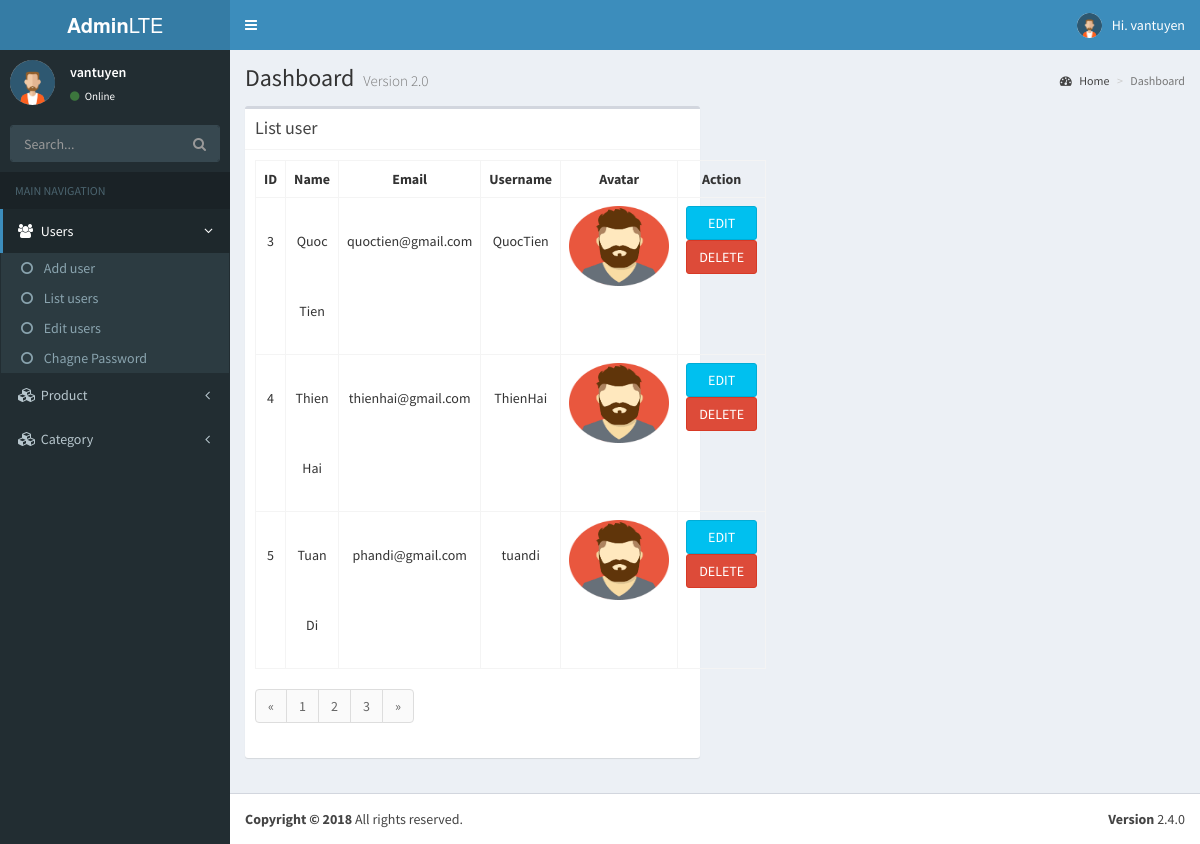
Page /admin.php?action=list_user&page=1 (signed in) on the committed database.
### tables this page shows
CREATE TABLE `user` (
  `id` int(11) NOT NULL,
  `name` varchar(255) NOT NULL,
  `email` varchar(255) NOT NULL,
  `username` varchar(255) NOT NULL,
  `password` varchar(255) DEFAULT NULL,
  `role` varchar(255) NOT NULL,
  `birthday` date NOT NULL,
  `avatar` varchar(255) NOT NULL,
  `created` datetime NOT NULL,
  `updated` datetime NOT NULL
);

### config/config.php (called while the page is built, shortened)
<?php
  class DatabaseConnect {
  		private $server = 'localhost';
		private $username = 'root';
		private $password = '';
		private $database = 'admin';
		protected function connect() {
			$connect = mysqli_connect($this->server, $this->username, $this->password, $this->database);
			mysqli_set_charset($connect,"utf8");
			return $connect;
		}
	}
?>

### model/backend_model.php (called while the page is built, shortened)
<?php
	include 'config/config.php';
	class UserModel extends DatabaseConnect
	{
		function getAllUser(){
			$sql = "SELECT * FROM user";
			return mysqli_query($this->connect(), $sql);
		}
		function pagination($page){
			$index = ($page - 1) * 3;
			$sql = "SELECT * FROM user LIMIT ". $index . ',' . 3;
			return mysqli_query($this->connect(), $sql);
		}
	}
?>

### view/backend/list_user.php (the view, shortened to what this page needs)
<div class="row">
        <div class="col-md-6">
          <div class="box">
            <div class="box-header with-border">
              <h3 class="box-title">List user</h3>
            </div>
            <div class="box-body">
              <table class="table table-bordered">
                <tr>
                  <th style="width: 10px">ID</th>
                  <th style="text-align: center">Name</th>
                  <th style="text-align: center">Email</th>
                  <th style="text-align: center">Username</th>
                  <th style="text-align: center;">Avatar</th>
                  <th style="width: 40px; text-align: center">Action</th>
                </tr>
                <?php
                    if($get_user){
                      while($row = $get_user -> fetch_assoc()){
                        $id = $row['id'];
                  ?>
                    <tr>
                      <td style="text-align: center; line-height: 70px"><?php echo $row['id'] ?></td>
                      <td style="text-align: center; line-height: 70px"><?php echo $row['name'] ?></td>
                      <td style="text-align: center; line-height: 70px"><?php echo $row['email'] ?></td>
                      <td style="text-align: center; line-height: 70px"><?php echo $row['username'] ?></td>
                      <td style="text-align: center;"><img src="uploads/user/<?php echo $row['avatar']?>" width = "100px" height = "80px" alt="" /></td>
                      <th style="width: 40px;text-align: center; line-height: 70px">
                        <a href="admin.php?action=edit_user&id=<?php echo $id;?>">
                          <button type="button" class="btn btn-block btn-info">EDIT</button>
                        </a>
                        <a onclick="return confirm('Are you want to delete?')" href="admin.php?action=list_user&id=<?php echo $id;?>">
                          <button type="button" class="btn btn-block btn-danger">DELETE</button>
                        </a>
                      </th>
                    </tr>
                  <?php
                      }
                    }
                  ?>
              </table>
              <nav aria-label="Page navigation example">
                <ul class="pagination">
                  <li class="page-item">
                      <a class="page-link" href="admin.php?action=list_user&page=<?php echo ($page - 1)?>" aria-label="Previous">
                      <span aria-hidden="true">&laquo;</span>
                      </a>
                  </li>
                  <?php
                    $count = mysqli_num_rows($get_all_user);
                    $page = ceil($count/3);
                    for($i = 1; $i <= $page; $i++){
                       echo '<li class="page-item"><a class="page-link" href="admin.php?action=list_user&page='.$i.'">'.$i.'</a>';
                    }
                  ?>
                  <li class="page-item">
                    <a class="page-link" href="#" aria-label="Next">
                      <span aria-hidden="true">&raquo;</span>
                    </a>
                  </li>
                </ul>
              </nav>
            </div>
          </div>
      </div>
  </div>

### rows in the picture
user: id "3", name "Quoc Tien", email "quoctien@gmail.com", username "QuocTien", avatar (picture)
user: id "4", name "Thien Hai", email "thienhai@gmail.com", username "ThienHai", avatar (picture)
user: id "5", name "Tuan Di", email "phandi@gmail.com", username "tuandi", avatar (picture)

### other values in the picture
$_SESSION['login'] "vantuyen"
